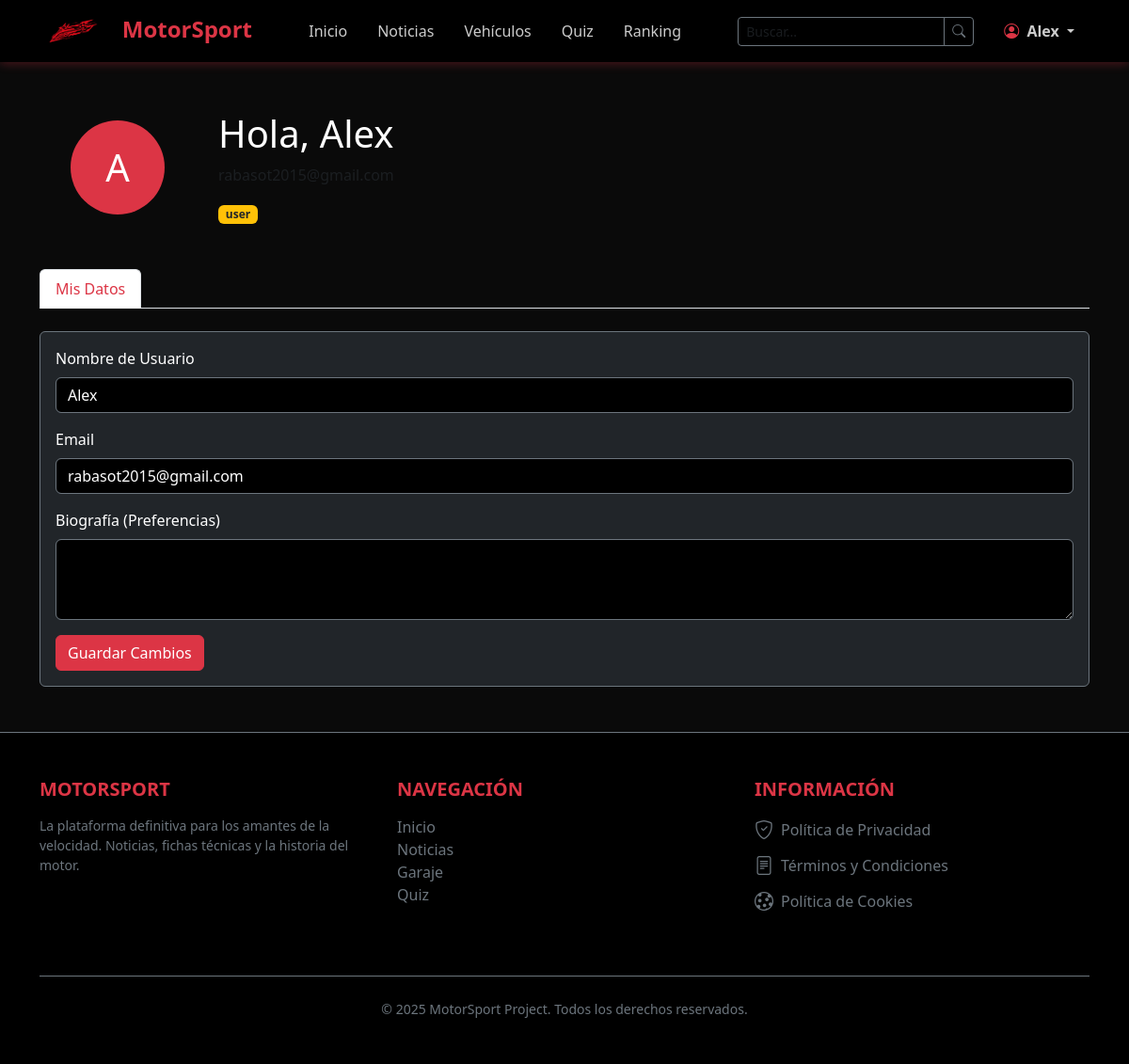
Page /perfil (signed in) on the committed database.
### models.py (models this page shows, shortened)
class User(UserMixin, db.Model):
    __tablename__ = "users"
    id = db.Column(db.Integer, primary_key=True)
    username = db.Column(db.String(50), unique=True, nullable=False)
    email = db.Column(db.String(120), unique=True, nullable=False)
    password_hash = db.Column(db.String(255), nullable=False)
    role = db.Column(db.Enum("user", "editor", "admin"), default="user")
    settings = db.Column(db.JSON, nullable=True)
    score = db.Column(db.Integer, default=0)
    comments = db.relationship(
        "Comment", backref="author_rel", lazy=True, cascade="all, delete-orphan"
    )

### app.py (the view)
@app.route("/perfil")
@login_required
def perfil():
    return render_template("perfil.html")

### app.py (called while the page is built)
@login_manager.user_loader
def load_user(user_id):
    return User.query.get(int(user_id))

### templates/perfil.html (shortened to what this page needs)
{% extends "base.html" %}
{% block content %}
<div class="container py-5">
    <div class="row align-items-center mb-5">
        <div class="col-md-2 text-center">
            <div class="bg-danger text-white rounded-circle d-flex align-items-center justify-content-center mx-auto"
                style="width: 100px; height: 100px; font-size: 2.5rem;">
                {{ current_user.username[0] | upper }}
            </div>
        </div>
        <div class="col-md-10">
            <h1 class="text-white">Hola, {{ current_user.username }}</h1>
            <p class="text-muted">{{ current_user.email }}</p>
            <span class="badge bg-warning text-dark">{{ current_user.role }}</span>
        </div>
    </div>
    <ul class="nav nav-tabs mb-4" id="myTab" role="tablist">
        <li class="nav-item">
            <button class="nav-link active" id="datos-tab" data-bs-toggle="tab" data-bs-target="#datos"
                type="button">Mis Datos</button>
        </li>
    </ul>
    <div class="tab-content" id="myTabContent">
        <div class="tab-pane fade show active" id="datos">
            <div class="card bg-dark text-white border-secondary">
                <div class="card-body">
                    <form action="{{ url_for('editar_perfil') }}" method="POST">
                        <div class="mb-3">
                            <label class="form-label">Nombre de Usuario</label>
                            <input type="text" name="username" class="form-control bg-black text-white border-secondary"
                                value="{{ current_user.username }}">
                        </div>
                        <div class="mb-3">
                            <label class="form-label">Email</label>
                            <input type="email" name="email" class="form-control bg-black text-white border-secondary"
                                value="{{ current_user.email }}">
                        </div>
                        <div class="mb-3">
                            <label class="form-label">Biografía (Preferencias)</label>
                            <textarea name="bio" class="form-control bg-black text-white border-secondary"
                                rows="3">{{ current_user.settings.get('bio', '') if current_user.settings else '' }}</textarea>
                        </div>
                        <button type="submit" class="btn btn-danger">Guardar Cambios</button>
                    </form>
                </div>
            </div>
        </div>
    </div>
</div>
{% endblock %}

### templates/base.html (shortened to what this page needs)
<!DOCTYPE html>
<html lang="es">
<head>
    <link href="https://cdn.jsdelivr.net/npm/bootstrap@5.3.2/dist/css/bootstrap.min.css" rel="stylesheet">
    <link rel="stylesheet" href="https://cdn.jsdelivr.net/npm/bootstrap-icons@1.11.1/font/bootstrap-icons.css">
</head>
<body>
    <nav class="navbar navbar-expand-lg navbar-dark fixed-top">
        <div class="container">
            <a class="navbar-brand" href="{{ url_for('home') }}">
                <img src="{{ url_for('static', filename='images/logo.png') }}" alt="MotorSport"
                    style="height:40px; margin-right:10px;">
                <span>MotorSport</span>
            </a>
            <div class="collapse navbar-collapse" id="navbarNav">
                <ul class="navbar-nav mx-auto align-items-center">
                    <li class="nav-item">
                        <a class="nav-link {% if request.endpoint == 'home' %}active{% endif %}"
                            href="{{ url_for('home') }}">Inicio</a>
                    </li>
                    <li class="nav-item">
                        <a class="nav-link {% if request.endpoint == 'noticias' %}active{% endif %}"
                            href="{{ url_for('noticias') }}">Noticias</a>
                    </li>
                    <li class="nav-item">
                        <a class="nav-link {% if request.endpoint == 'vehiculos' %}active{% endif %}"
                            href="{{ url_for('vehiculos') }}">Vehículos</a>
                    </li>
                    <li class="nav-item">
                        <a class="nav-link {% if request.endpoint == 'quiz' %}active{% endif %}"
                            href="{{ url_for('quiz') }}">Quiz</a>
                    </li>
                    <li class="nav-item">
                        <a class="nav-link {% if request.endpoint == 'ranking' %}active{% endif %}"
                            href="{{ url_for('ranking') }}">Ranking</a>
                    </li>
                </ul>
                <form class="d-flex mx-3" action="{{ url_for('buscar') }}" method="GET">
                    <div class="input-group">
                        <input class="form-control form-control-sm bg-black text-white border-secondary" type="search"
                            name="q" placeholder="Buscar..." aria-label="Search">
                        <button class="btn btn-sm btn-outline-secondary" type="submit">
                            <i class="bi bi-search"></i>
                        </button>
                    </div>
                </form>
                <ul class="navbar-nav align-items-center">
                    {% if current_user.is_authenticated %}
                    <li class="nav-item dropdown">
                        <a class="nav-link dropdown-toggle btn btn-outline-dark border-0 text-white" href="#"
                            role="button" data-bs-toggle="dropdown">
                            <i class="bi bi-person-circle text-danger"></i>
                            <span class="fw-bold ms-1">{{ current_user.username }}</span>
                        </a>
                    </li>
                    {% else %}
                    <li class="nav-item">
                        <a class="btn btn-danger btn-sm px-4 rounded-pill fw-bold" href="{{ url_for('login') }}">
                            Acceder
                        </a>
                    </li>
                    {% endif %}
                </ul>
            </div>
        </div>
    </nav>
    <div style="padding-top: 70px; flex: 1;">
        {% block content %}{% endblock %}
    </div>
    <footer class="bg-black text-white border-top border-secondary mt-auto py-5">
        <div class="container">
            <div class="row gy-4">
                <div class="col-lg-4 col-md-6">
                    <h5 class="text-danger fw-bold text-uppercase mb-3">MotorSport</h5>
                    <p class="small text-secondary">
                        La plataforma definitiva para los amantes de la velocidad.
                        Noticias, fichas técnicas y la historia del motor.
                    </p>
                </div>
                <div class="col-lg-4 col-md-6">
                    <h5 class="text-danger fw-bold text-uppercase mb-3">Navegación</h5>
                    <ul class="list-unstyled text-secondary">
                        <li><a href="{{ url_for('home') }}"
                                class="text-decoration-none text-secondary hover-white">Inicio</a></li>
                        <li><a href="{{ url_for('noticias') }}"
                                class="text-decoration-none text-secondary hover-white">Noticias</a></li>
                        <li><a href="{{ url_for('vehiculos') }}"
                                class="text-decoration-none text-secondary hover-white">Garaje</a></li>
                        <li><a href="{{ url_for('quiz') }}"
                                class="text-decoration-none text-secondary hover-white">Quiz</a></li>
                    </ul>
                </div>
                <div class="col-lg-4 col-md-12">
                    <h5 class="text-danger fw-bold text-uppercase mb-3">INFORMACIÓN</h5>
                    <ul class="list-unstyled">
                        <li class="mb-2">
                            <a href="{{ url_for('privacidad') }}"
                                class="text-decoration-none text-secondary d-flex align-items-center gap-2 hover-white">
                                <i class="bi bi-shield-check fs-5"></i> Política de Privacidad
                            </a>
                        </li>
                        <li class="mb-2">
                            <a href="{{ url_for('terminos') }}"
                                class="text-decoration-none text-secondary d-flex align-items-center gap-2 hover-white">
                                <i class="bi bi-file-text fs-5"></i> Términos y Condiciones
                            </a>
                        </li>
                        <li class="mb-2">
                            <a href="{{ url_for('cookies') }}"
                                class="text-decoration-none text-secondary d-flex align-items-center gap-2 hover-white">
                                <i class="bi bi-cookie fs-5"></i> Política de Cookies
                            </a>
                        </li>
                    </ul>
                </div>
            </div>
            <div class="text-center text-secondary small mt-5 border-top border-secondary pt-4">
                &copy; 2025 MotorSport Project. Todos los derechos reservados.
            </div>
        </div>
    </footer>
</body>
</html>

### templates/base.html (style rules this page uses)
:root { --primary-color: #dc3545; --secondary-color: #212529; --accent-color: #ffc107; }
body { font-family: 'Segoe UI', Tahoma, Geneva, Verdana, sans-serif; background-color: #0a0a0a; color: #ffffff; min-height: 100vh; display: flex; flex-direction: column; }
.navbar { background-color: rgba(0, 0, 0, 0.95) !important; backdrop-filter: blur(10px); box-shadow: 0 2px 10px rgba(220, 53, 69, 0.3); }
.navbar-brand { font-weight: bold; font-size: 1.5rem; color: var(--primary-color) !important; }
.nav-link { color: rgba(255, 255, 255, 0.8) !important; transition: color 0.3s; padding-left: 1rem !important; padding-right: 1rem !important; }
.nav-link:hover, .nav-link.active { color: var(--primary-color) !important; }
footer { background-color: #050505; border-top: 1px solid #333; margin-top: auto; padding-top: 60px; }

### rows in the picture
User: username "Alex", username "A", email "rabasot2015@gmail.com", role "user"
